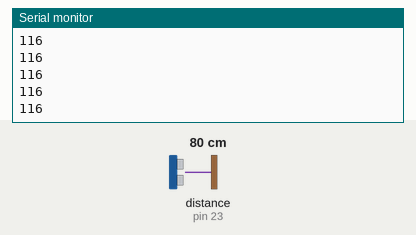
This sketch was run on a simulated Arduino Mega 2560, built with avr-gcc and run on an emulated ATmega2560. Parts: the last lines printed to the serial monitor. Wiring (inferred from the names in the program): ultrasonic range finder: trigger pin 22; echo pin 23. The inputs (shaded band) are chosen by the test bench; at power-on: distance to the obstacle (sensor on pin 23) 80 cm. The echo pulse lasts 58.3 µs per cm.

Above: at 1.2 s.
1.3 s: distance to the obstacle (sensor on pin 23) set to 2 cm
At 2.0 s:
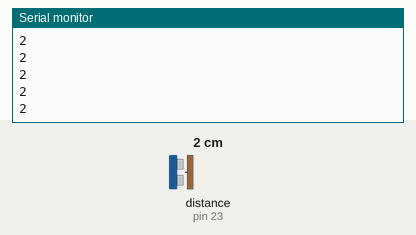
2.8 s: distance to the obstacle (sensor on pin 23) set to 4 cm
At 3.6 s:
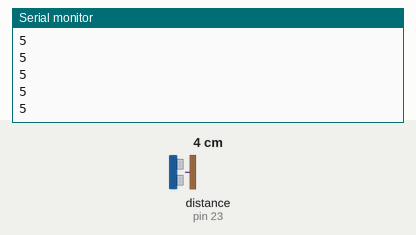
Timing chart, 0 to 5.8 s (numbered marks = the images above; inputs shaded):
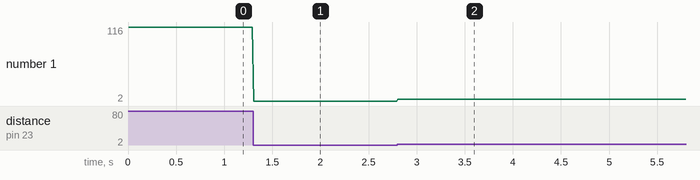

Measured:
- after the input at 1.3 s, the serial monitor: prints a new line at once (image 1)
- after the input at 2.8 s, the serial monitor: prints a new line at once (image 2)
- plotted number 1: 116 → 2 after the input at 1.3 s, 2 → 5 after the input at 2.8 s

The sketch:

sketch_apr22a.ino
```cpp
#define trig5 22
#define echo5 23

int duration = 0;
int face=0;
void setup() {
  // put your setup code here, to run once:
  pinMode(trig5, OUTPUT);
  pinMode(echo5, INPUT);
   Serial.begin(9600);
}

void loop() {
  // put your main code here, to run repeatedly:

  digitalWrite(trig5, LOW);
  delayMicroseconds(2);
  digitalWrite(trig5, HIGH);
  delayMicroseconds(8);
  digitalWrite(trig5, LOW);
  duration = pulseIn(echo5, HIGH, 8000);
  face = (duration / 2) / 20;
  Serial.println(face);
  delay(10);
}
```
